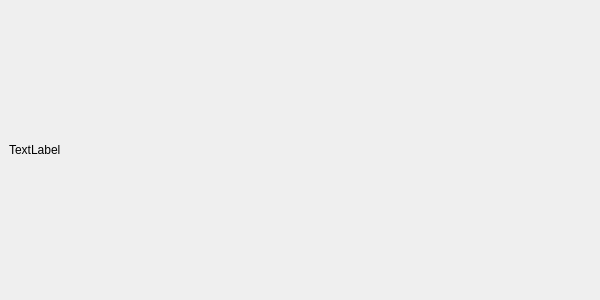
<?xml version="1.0" encoding="UTF-8"?>
<ui version="4.0">
 <class>ErrorWindow</class>
 <widget class="QMainWindow" name="ErrorWindow">
  <property name="geometry">
   <rect>
    <x>0</x>
    <y>0</y>
    <width>600</width>
    <height>300</height>
   </rect>
  </property>
  <property name="windowTitle">
   <string>Joulescope UI Error</string>
  </property>
  <property name="windowIcon">
   <iconset resource="joulescope.qrc">
    <normaloff>:/joulescope/resources/icon_64x64.ico</normaloff>:/joulescope/resources/icon_64x64.ico</iconset>
  </property>
  <widget class="QWidget" name="centralwidget">
   <layout class="QVBoxLayout" name="verticalLayout">
    <item>
     <widget class="QLabel" name="label">
      <property name="sizePolicy">
       <sizepolicy hsizetype="Expanding" vsizetype="Preferred">
        <horstretch>0</horstretch>
        <verstretch>0</verstretch>
       </sizepolicy>
      </property>
      <property name="text">
       <string>TextLabel</string>
      </property>
     </widget>
    </item>
   </layout>
  </widget>
 </widget>
 <resources>
  <include location="joulescope.qrc"/>
 </resources>
 <connections/>
</ui>
